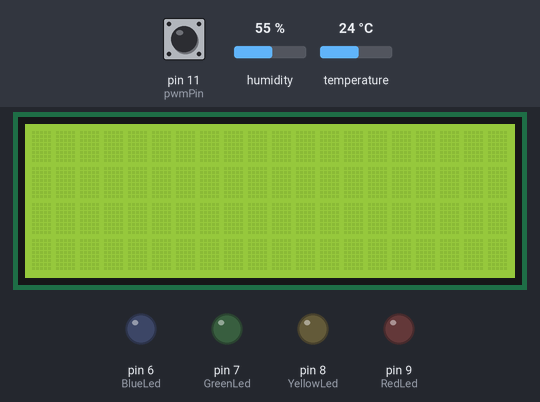
Bench run of a sketch on a simulated Arduino Uno, built with avr-gcc and run on an emulated ATmega328P. Parts: 20×4 character LCD, output pins drawn as LEDs (lit = HIGH). The inputs (shaded band) are chosen by the test bench; at power-on: pin 11 (pwmPin) LOW, humidity 55 %, temperature 24 °C. What the sketch prints to the serial monitor is not drawn.

Above: at 2.3 s.
2.4 s: pin 11 (pwmPin) pulsed HIGH 2 times (0.12 s each, 0.3 s apart)
At 2.7 s:
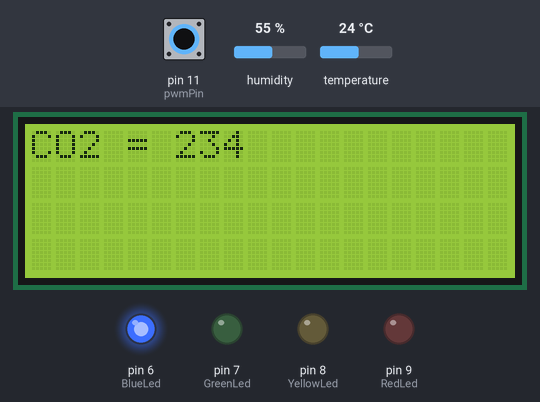
At 3.2 s:
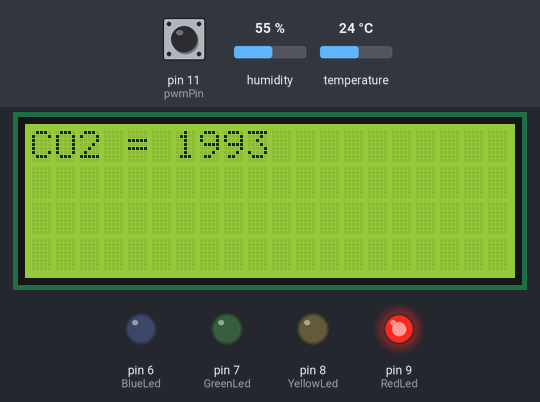
4.5 s: pin 11 (pwmPin) pulsed HIGH 5 times (0.12 s each, 0.3 s apart)
At 6.2 s:
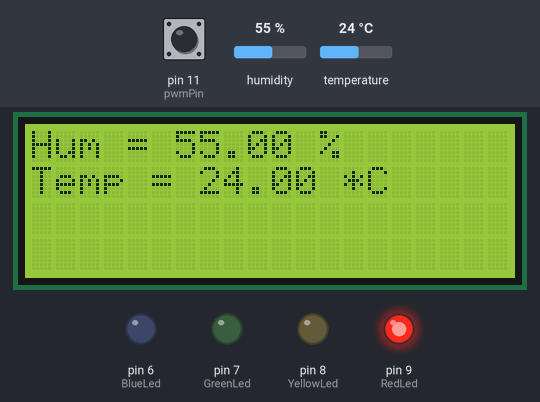
Timing chart, 0 to 7.7 s (numbered marks = the images above; inputs shaded):
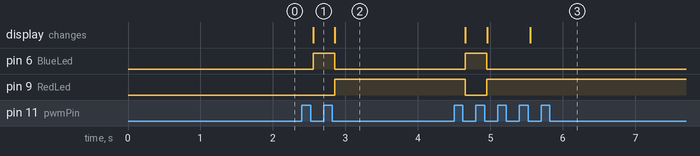

The sketch:

z19_co2_new_hum_lcd.ino
```cpp
#include <Wire.h>
#include <LiquidCrystal_I2C.h>
#include <DHT.h>

LiquidCrystal_I2C lcd(0x27,20,4);  // set the LCD address to 0x27 for a 16 chars and 2 line display

#define DHTPIN 12
#define DHTTYPE DHT22

DHT dht(DHTPIN, DHTTYPE);

#define pwmPin 11
// #define LedPin 13

#define RedLed    9
#define YellowLed 8
#define GreenLed  7
#define BlueLed   6

#define GOOD_LVL  800
#define NORMAL_LVL 1000
#define BAD_LVL 1500

#define MAX_TAKT 5

int prevVal = LOW;
long th, tl, h, l, ppm;
float hum, temp;
int myscr = 1;
int takt = 0;

void setup() {
  Serial.begin(9600);
  lcd.init();
  lcd.init();
  lcd.backlight();
  delay(1000);

  pinMode(pwmPin, INPUT);
  //pinMode(LedPin, OUTPUT);
  pinMode(RedLed, OUTPUT);
  pinMode(YellowLed, OUTPUT);
  pinMode(GreenLed, OUTPUT);
  pinMode(BlueLed, OUTPUT);
  digitalWrite(BlueLed, LOW);
  digitalWrite(GreenLed, LOW);
  digitalWrite(YellowLed, LOW);
  digitalWrite(RedLed, LOW);

  dht.begin();
}

void loop() {
  long tt = millis();
  int myVal = digitalRead(pwmPin);

// Serial.println("tt = " + String(tt));
// Serial.println("myVal = " + String(myVal));

  if (myVal == HIGH) {
      if (myVal != prevVal) {
          h = tt;
          tl = h - l;
          prevVal = myVal;
      }
  }  else {
    if (myVal != prevVal) {
      l = tt;
      th = l - h;
      prevVal = myVal;
      ppm = 5000 * (th - 2) / (th + tl - 4);
      hum = dht.readHumidity();
      temp = dht.readTemperature();

      if (isnan(hum) || isnan(temp)) {
        Serial.println("Failed to read from DHT sensor!");
        return;
      }

      Serial.println("CO2 = " + String(ppm));
      Serial.println("HUM = " + String(hum));
      Serial.println("TEMP = " + String(temp));

      //lcd.init();
      lcd.setCursor(0,0);

      takt += 1;

      if (myscr == 1) {
          lcd.print("CO2 = " + String(ppm) + "    ");
          // myscr = 0;
          lcd.setCursor(0,1);
          lcd.print("                ");
      } else {
          lcd.print("Hum = " + String(hum) + " %");
          lcd.setCursor(0,1);
          lcd.print("Temp = " + String(temp) + " *C");
          // myscr = 1;
      };

      if (takt >= MAX_TAKT) {
          takt = 0;
          if (myscr == 0) {
            myscr = 1;
          } else {
            myscr = 0;
          }
      };

      if (ppm < GOOD_LVL) {
        digitalWrite(BlueLed, HIGH);
        digitalWrite(GreenLed, LOW);
        digitalWrite(YellowLed, LOW);
        digitalWrite(RedLed, LOW);
      };

      if ((ppm > GOOD_LVL) && (ppm < NORMAL_LVL)) {
         digitalWrite(BlueLed, LOW);
         digitalWrite(GreenLed, HIGH);
         digitalWrite(YellowLed, LOW);
         digitalWrite(RedLed, LOW);
      };

       if ((ppm > NORMAL_LVL) && (ppm < BAD_LVL)) {
         digitalWrite(BlueLed, LOW);
         digitalWrite(GreenLed, LOW);
         digitalWrite(YellowLed, HIGH);
         digitalWrite(RedLed, LOW);
      };

       if (ppm > BAD_LVL) {
         digitalWrite(BlueLed, LOW);
         digitalWrite(GreenLed, LOW);
         digitalWrite(YellowLed, LOW);
         digitalWrite(RedLed, HIGH);
      };

    }
  }

}
```

Measured:
- after the input at 2.4 s, pin 6 (BlueLed): LOW → HIGH after 0.15 s, → LOW 0.30 s later; pin 9 (RedLed): LOW → HIGH after 0.45 s; the display: changes after 0.15 s (image 1)
- after the input at 4.5 s, pin 6 (BlueLed): LOW → HIGH after 0.15 s, → LOW 0.30 s later; pin 9 (RedLed): HIGH → LOW after 0.15 s, → HIGH 0.30 s later; the display: first changes after 0.15 s (image 3 shows a later state)
